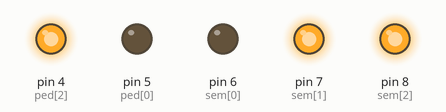
This sketch was run on a simulated Arduino Uno, built with avr-gcc and run on an emulated ATmega328P. Parts: output pins drawn as LEDs (lit = HIGH).

Above: at 1.0 s.
At 2.5 s:
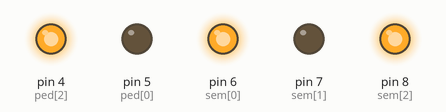
At 4.0 s:
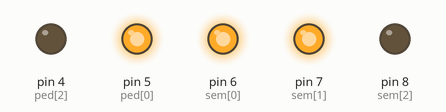
Timing chart, 0 to 6.5 s (numbered marks = the images above):
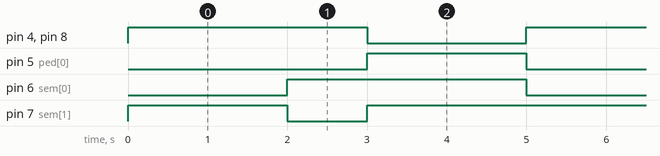

Measured:
- by itself, pin 4 (ped[2]), pin 6 (sem[0]), pin 8 (sem[2]): alternates HIGH for 3.0 s and LOW for 2.0 s
- by itself, pin 5 (ped[0]): alternates HIGH for 2.0 s and LOW for 3.0 s
- by itself, pin 7 (sem[1]): alternates HIGH for 4.0 s and LOW for 1.0 s

The sketch:

pregunta2.ino
```cpp
#define LEDR 8
#define LEDB 7
#define LEDG 6
#define LEDY 5

#define BUTTON 9


int sem[3] = {6,7,8};
int ped[3] = {5,5,4};
int delays[3] = {2000,1000,2000};

int iter= 0 ;
int ax = 0 ;


void setup()
{
  Serial.begin(9600);

  for(int i = 4 ; i<=8; i++){
  	pinMode(i, OUTPUT);
    digitalWrite(i, HIGH);
  }

}


void loop()
{
  digitalWrite(sem[iter], LOW);
  digitalWrite(ped[iter], LOW);
  delay(delays[iter]);
  digitalWrite(sem[iter], HIGH);
  digitalWrite(ped[iter], HIGH);
  iter = (iter + 1) % 3;
}
```
